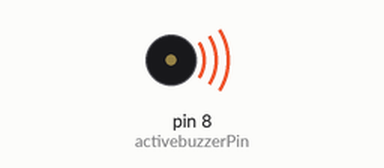
The sketch below on a simulated Arduino Uno, built with avr-gcc and run on an emulated ATmega328P. On the bench: buzzer (waves = sounding, pin HIGH).

Above: at 1.0 s.
At 3.0 s:
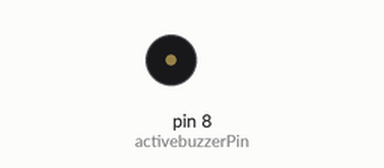
Timing chart, 0 to 5.2 s (numbered marks = the images above):
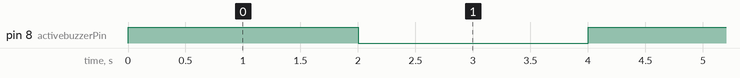

The sketch:

_10_ActiveBuzzerModule.ino
```cpp
/***********************************************************
File name: _10_ActiveBuzzerModule.ino
Description: The active buzzer beeps like the sound of "Di Di"..
Website: www.adeept.com
E-mail: support@adeept.com
Author: Tom
Date: 2016/06/14
***********************************************************/
int activebuzzerPin=8; //definition digital 8 pins as pin to control the active buzzer
void setup()
{
    pinMode(activebuzzerPin,OUTPUT); //set digital 8 port mode, the OUTPUT for the output
}
void loop()
{
    digitalWrite(activebuzzerPin,HIGH); //set PIN 8 feet as HIGH = 5 v "Di"
    delay(2000);                        //set the delay time，2000ms
    digitalWrite(activebuzzerPin,LOW);  //Set PIN 8 feet for LOW = 0 v "no Di"
    delay(2000);                        //set the delay time，2000ms
}
```

Measured:
- by itself, pin 8 (activebuzzerPin): alternates HIGH for 2.0 s and LOW for 2.0 s
